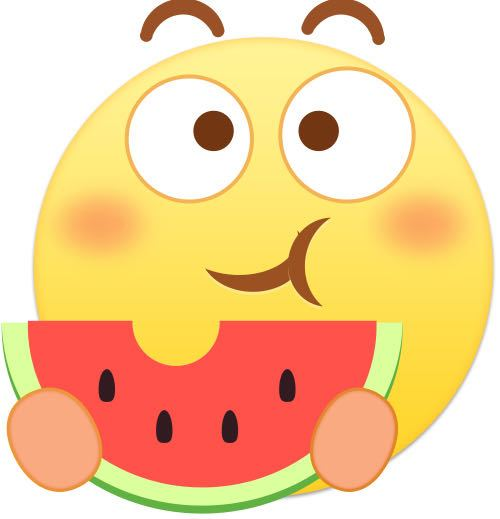
#> input picture Machine Learning/cv/test2.jpg, 500 x 519 px
$ python rlsb.py
#> lines starting #> are read from the running program, lines starting #| are printed output that depends on the picture
import cv2


img = cv2.imread("test2.jpg")
#> img is the input picture: shape (519, 500, 3); mean B, G, R 152.9, 204.7, 245.9


gray = cv2.cvtColor(img, cv2.COLOR_BGR2GRAY)
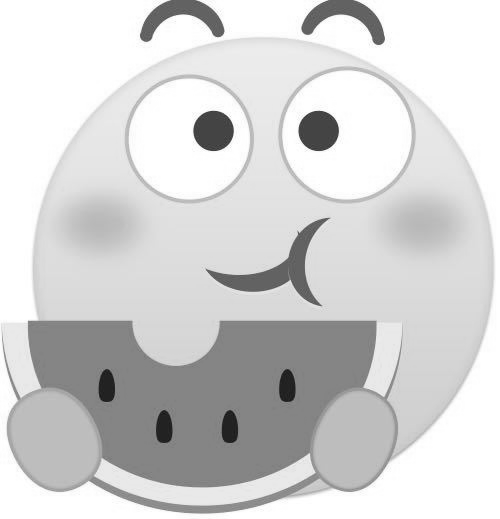
#> gray: shape (519, 500); min 13, max 255, mean 211.1
classifier = cv2.CascadeClassifier(
    "haarcascade_frontalface_default.xml"
)

color = (0,255,0)
faceRects = classifier.detectMultiScale(
    gray, scaleFactor=1.2, minNeighbors=3, minSize=(32, 32))
#> faceRects = ()
if len(faceRects):  # 大于0则检测到人脸
    for faceRect in faceRects:  # 单独框出每一张人脸
        x, y, w, h = faceRect
        # 框出人脸
        cv2.rectangle(img, (x, y), (x + h, y + w), color, 2)
        # 左眼
        cv2.circle(img, (x + w // 4, y + h // 4 + 30), min(w // 8, h // 8),
                   color)
        #右眼
        cv2.circle(img, (x + 3 * w // 4, y + h // 4 + 30), min(w // 8, h // 8),
                   color)
        #嘴巴
        cv2.rectangle(img, (x + 3 * w // 8, y + 3 * h // 4),
                      (x + 5 * w // 8, y + 7 * h // 8), color)

cv2.imshow("image", img)  # 显示图像
c = cv2.waitKey(10)
#> (key Esc is pressed here)


cv2.waitKey(0)
cv2.destroyAllWindows()
